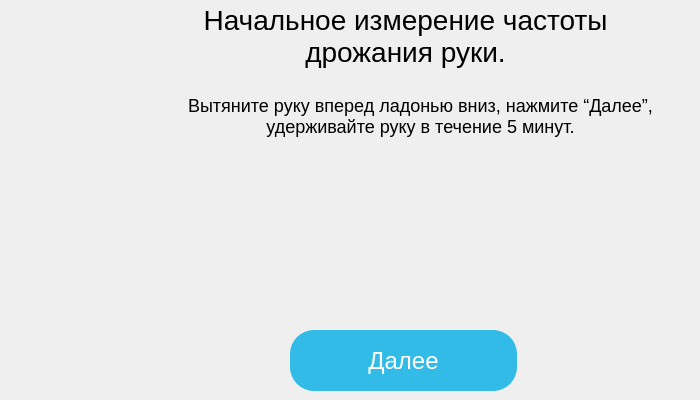
      <widget class="QWidget" name="page_2">
       <widget class="QLabel" name="main_label_2">
        <property name="geometry">
         <rect>
          <x>170</x>
          <y>0</y>
          <width>471</width>
          <height>71</height>
         </rect>
        </property>
        <property name="styleSheet">
         <string notr="true">position: absolute;
width: 657px;
height: 187px;
left: 72px;
top: 40px;

font-family: 'Graduate';
font-style: normal;
font-weight: 400;
font-size: 28px;
line-height: 36px;
text-align: center;

color: #000000;

mix-blend-mode: darken;</string>
        </property>
        <property name="text">
         <string>Начальное измерение частоты дрожания руки.</string>
        </property>
        <property name="alignment">
         <set>Qt::AlignCenter</set>
        </property>
        <property name="wordWrap">
         <bool>true</bool>
        </property>
       </widget>
       <widget class="QLabel" name="sub_label">
        <property name="geometry">
         <rect>
          <x>150</x>
          <y>90</y>
          <width>541</width>
          <height>51</height>
         </rect>
        </property>
        <property name="styleSheet">
         <string notr="true">position: absolute;
width: 657px;
height: 187px;
left: 72px;
top: 40px;

font-family: 'Graduate';
font-style: normal;
font-weight: 400;
font-size: 18px;
line-height: 36px;
text-align: center;

color: #000000;

mix-blend-mode: darken;</string>
        </property>
        <property name="text">
         <string>Вытяните руку вперед ладонью вниз, нажмите “Далее”,
удерживайте руку в течение 5 минут.</string>
        </property>
        <property name="alignment">
         <set>Qt::AlignCenter</set>
        </property>
        <property name="wordWrap">
         <bool>true</bool>
        </property>
       </widget>
       <widget class="QLabel" name="img_label">
        <property name="geometry">
         <rect>
          <x>260</x>
          <y>160</y>
          <width>291</width>
          <height>141</height>
         </rect>
        </property>
        <property name="text">
         <string/>
        </property>
        <property name="pixmap">
         <pixmap resource="res/res.qrc">:/img/img/img_1.png</pixmap>
        </property>
        <property name="alignment">
         <set>Qt::AlignCenter</set>
        </property>
       </widget>
       <widget class="QPushButton" name="next_pushButton">
        <property name="geometry">
         <rect>
          <x>290</x>
          <y>330</y>
          <width>227</width>
          <height>61</height>
         </rect>
        </property>
        <property name="styleSheet">
         <string notr="true">width: 227px;
height: 61px;
left: 287px;
top: 257px;

background: #33BBE7;
box-shadow: 0px 4px 4px rgba(0, 0, 0, 0.25), 0px 4px 4px rgba(0, 0, 0, 0.25);
border-radius: 24px;

font-family: 'Hind';
font-style: normal;
font-weight: 400;
font-size: 24px;
line-height: 38px;
text-align: center;

color: #FFFFFF;</string>
        </property>
        <property name="text">
         <string>Далее</string>
        </property>
       </widget>
      </widget>
